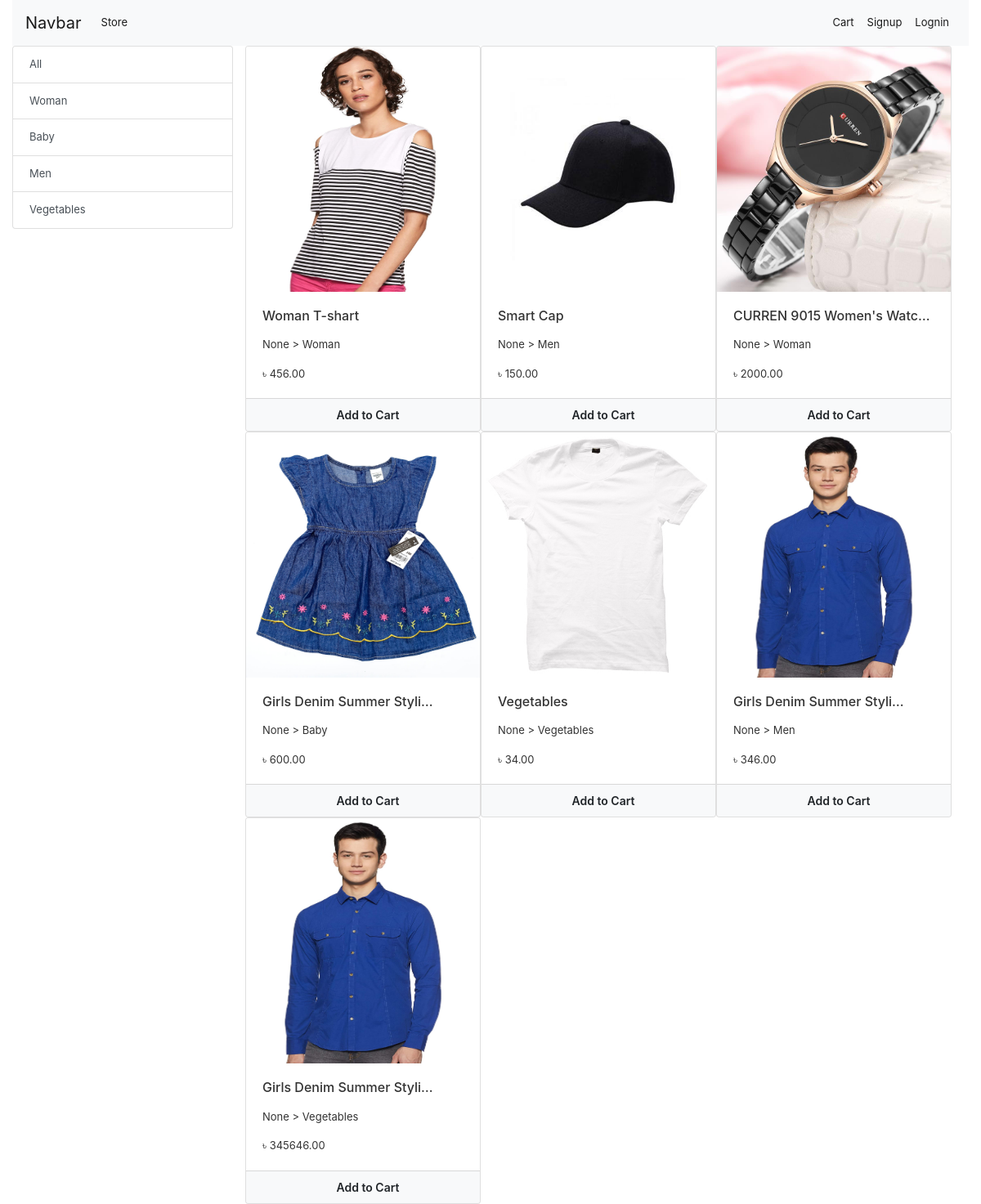
The page / on the database its author committed.
### store/models/model_category.py (models this page shows)
class Category(MPTTModel):
    name = models.CharField(max_length=20)
    parent = TreeForeignKey(
        'self',
        on_delete=models.PROTECT,
        null=True,
        blank=True,
        related_name='children',
        db_index=True,
        )
    class MPTTMeta:
        order_insertion_by = ['name']
    def __str__(self):
        return self.name

### store/models/model_product.py (models this page shows, shortened)
class Product(models.Model):
    category = models.ForeignKey(Category, on_delete=models.CASCADE, related_name='products')
    name = models.CharField(max_length=100)
    price = models.DecimalField(max_digits=12, decimal_places=2)
    sell_price = models.DecimalField(max_digits=12, decimal_places=2)
    discription = models.TextField()
    code = models.CharField(max_length=25, unique=True)
    image = models.ImageField(upload_to='uplode/product_image/')
    date = models.DateTimeField(auto_now_add=True)
    @staticmethod
    def get_all_products():
        return Product.objects.all()

### store/views/home.py (the view, shortened to what this page needs)
# urls.py: path('', Index.as_view(), name='home'),
class Index(View):
    def get(self, request):
        products = None
        categorys = Category.objects.all()
        categoryID = request.GET.get('category')
        if categoryID:
            products = Product.get_all_products_by_id(categoryID)
        else:
            products = Product.get_all_products()
        contex = {
            'products':products,
            'categorys':categorys,
        }
        return render(request, 'index.html', contex)

### store/templatetags/custom_filter.py (called while the page is built)
@register.filter(name='currency')
def currency(number):
    return "৳ " + str(number)

### store/templates/index.html (shortened to what this page needs)
{% extends 'base.html' %}
{% load mptt_tags %}
{% block content %}
{% load cart %}
{% load custom_filter %}
    <div class="container-fluid">
        <div class="row">
            <div class="col-lg-3 mx-auto">
                <div class="list-group">
                    <a href="/" class="list-group-item list-group-item-action">All</a>
                    {% for category in categorys %}
                    <a href="/?category={{ category.id }}" class="list-group-item list-group-item-action">
                        {{ category.name }}</a>
                    {% endfor %}
                </div>
            </div>
        <div id="products" class="col-lg-9 mx-auto">
            <div class="row">
                {% for product in products %}
                    <div class="card" id={{product.id}} style="width: 18rem;">
                        <img height="300" src="{{ product.image.url }}" class="card-img-top" alt="...">
                        <div class="card-body">
                            <h6 class="card-title"><p style="cursor: pointer;" title="{{ product.name }}">{{ product.name|truncatechars:25 }}</p></h6>
                            <p class="card-text">{{ product.category.parent }} > {{ product.category }}</p>
                            <p class="card-text">{{ product.price|currency }}</p>
                        </div>
                        <div class="card-footer p-0">
                            {% if product|is_in_cart:request.session.cart %}
                            <div class="row no-gutters">
                                <form action="/#{{product.id}}" class="col-2" method="post">
                                    {% csrf_token %}
                                    <input hidden type="text" name="product" value="{{ product.id }}">
                                    <input hidden type="text" name="remove" value="True">
                                    <input type="submit" value="-" class="col-2  btn btn-block btn-info">
                                </form>
                                <div class="text-center col cart_quantity">{{ product|cart_quantity:request.session.cart }} in Cart</div>
                                <form action="/#{{product.id}}" class="col-2" method="post">
                                    {% csrf_token %}
                                    <input hidden type="text" name="product" value="{{ product.id }}">
                                    <input type="submit" value="+" class="col-2  btn btn-block btn-info">
                                </form>
                            </div>
                            {% else %}
                            <form action="/#{{product.id}}" method="POST" class="btn-block">
                                <input type="submit" href="#" class="btn btn-light btn-sm btn-block py-2 add-to-cart" value="Add to Cart">
                            </form>
                            {% endif %}
                        </div>
                    </div>
                {% endfor %}
            </div>
        </div>
    </div>
    </div>
    {% endblock %}

### static/css/style.css (style rules this page uses)
* { margin: 0; padding: 0; outline: 0; }
.btn:not(:disabled):not(.disabled) { padding-left: 20px; }
.add-to-cart { font-weight: 600; }
body { color: #333; font-size: 13px; margin: 0; }

### rows shown on the page
Category: name "Woman"
Category: name "Baby"
Category: name "Men"
Category: name "Vegetables"
Product: image (picture), name "Woman T-shart", category.parent "None", category "Woman", price "৳ 456.00"
Product: image (picture), name "Smart Cap", category.parent "None", category "Men", price "৳ 150.00"
Product: image (picture), name "CURREN 9015 Women's Watc…", category.parent "None", category "Woman", price "৳ 2000.00"
Product: image (picture), name "Girls Denim Summer Styli…", category.parent "None", category "Baby", price "৳ 600.00"
Product: image (picture), name "Vegetables", category.parent "None", category "Vegetables", price "৳ 34.00"
Product: image (picture), name "Girls Denim Summer Styli…", category.parent "None", category "Men", price "৳ 346.00"
Product: image (picture), name "Girls Denim Summer Styli…", category.parent "None", category "Vegetables", price "৳ 345646.00"
